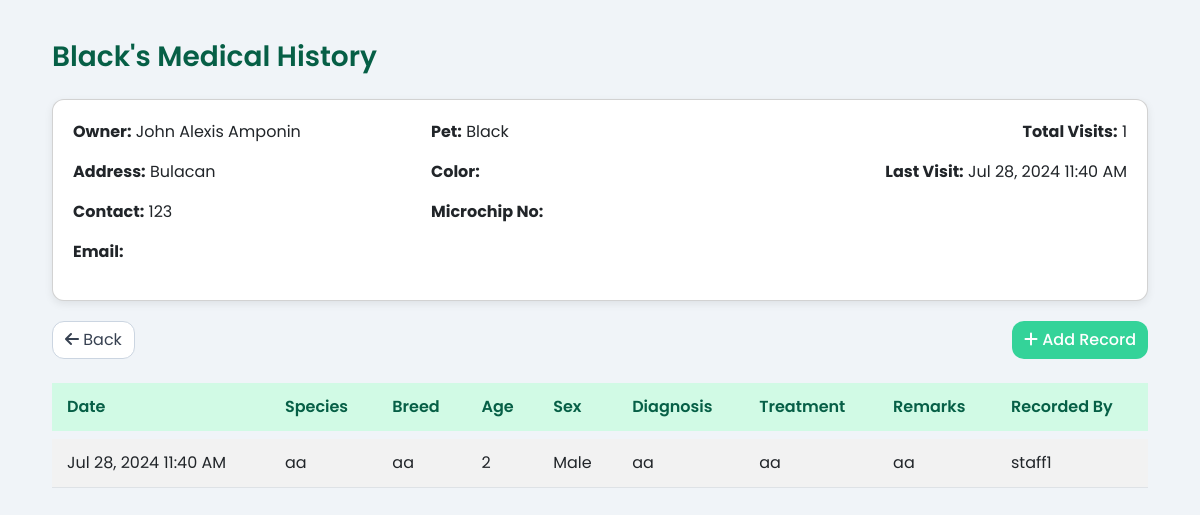
The app's page /staff/pet_history.php?owner=John+Alexis+Amponin&pet=Black (signed in) with its own data.
### tables this page shows
CREATE TABLE `vet_records` (`record_id`, `owner_name`, `pet_name`, `species`, `breed`, `age`, `sex`, `diagnosis`, `treatment`, `remarks`, `recorded_by`, `created_at`);

### staff/pet_history.php (the view, shortened to what this page needs)
<?php
try {
    $conn = new PDO('sqlite:' . __DIR__ . '/../data/data.sqlite');
    $conn->setAttribute(PDO::ATTR_ERRMODE, PDO::ERRMODE_EXCEPTION);
} catch (PDOException $e) {
    die("Database connection failed: " . $e->getMessage());
}
$owner = $_GET['owner'] ?? '';
$pet   = $_GET['pet'] ?? '';
$stmt = $conn->prepare("SELECT * FROM vet_records WHERE owner_name=? AND pet_name=? ORDER BY created_at DESC");
$stmt->execute([$owner, $pet]);
$records = $stmt->fetchAll(PDO::FETCH_ASSOC);
$info_stmt = $conn->prepare("SELECT address, contact_number, email, color, microchip_no
                             FROM file_records
                             WHERE owner_name=? AND pet_name=? LIMIT 1");
$info_stmt->execute([$owner, $pet]);
$info_result = $info_stmt->fetch(PDO::FETCH_ASSOC);
$count_stmt = $conn->prepare("SELECT COUNT(*) as total_visits, MAX(created_at) as last_visit
                              FROM vet_records
                              WHERE owner_name=? AND pet_name=?");
$count_stmt->execute([$owner, $pet]);
$count_result = $count_stmt->fetch(PDO::FETCH_ASSOC);
?>
<!DOCTYPE html>
<html lang="en">
<head>
<link href="https://cdn.jsdelivr.net/npm/bootstrap@5.3.0/dist/css/bootstrap.min.css" rel="stylesheet">
<link rel="stylesheet" href="https://cdnjs.cloudflare.com/ajax/libs/font-awesome/6.4.0/css/all.min.css">
</head>
<body>
<div class="container">
    <h3><?= htmlspecialchars($pet) ?>'s Medical History</h3>
    <div class="card">
        <div class="card-body">
            <div>
                <p><strong>Owner:</strong> <?= htmlspecialchars($owner) ?></p>
                <p><strong>Address:</strong> <?= htmlspecialchars($info_result['address'] ?? '-') ?></p>
                <p><strong>Contact:</strong> <?= htmlspecialchars($info_result['contact_number'] ?? '-') ?></p>
                <p><strong>Email:</strong> <?= htmlspecialchars($info_result['email'] ?? '-') ?></p>
            </div>
            <div>
                <p><strong>Pet:</strong> <?= htmlspecialchars($pet) ?></p>
                <p><strong>Color:</strong> <?= htmlspecialchars($info_result['color'] ?? '-') ?></p>
                <p><strong>Microchip No:</strong> <?= htmlspecialchars($info_result['microchip_no'] ?? '-') ?></p>
            </div>
            <div class="text-end">
                <p><strong>Total Visits:</strong> <?= htmlspecialchars($count_result['total_visits'] ?? 0) ?></p>
                <p><strong>Last Visit:</strong> <?= $count_result['last_visit'] ? date('M d, Y h:i A', strtotime($count_result['last_visit'])) : '-' ?></p>
            </div>
        </div>
    </div>
    <div class="d-flex justify-content-between mb-3">
        <a href="veterinary_records.php" class="btn btn-outline-secondary"><i class="fas fa-arrow-left"></i> Back</a>
        <button class="btn btn-success" data-bs-toggle="modal" data-bs-target="#addRecordModal"><i class="fas fa-plus"></i> Add Record</button>
    </div>
    <table class="table table-striped">
        <thead>
            <tr>
                <th>Date</th>
                <th>Species</th>
                <th>Breed</th>
                <th>Age</th>
                <th>Sex</th>
                <th>Diagnosis</th>
                <th>Treatment</th>
                <th>Remarks</th>
                <th>Recorded By</th>
            </tr>
        </thead>
        <tbody>
            <?php if (count($records) > 0): ?>
                <?php foreach ($records as $row): ?>
                    <tr>
                        <td><?= date('M d, Y h:i A', strtotime($row['created_at'])) ?></td>
                        <td><?= htmlspecialchars($row['species']) ?></td>
                        <td><?= htmlspecialchars($row['breed']) ?></td>
                        <td><?= htmlspecialchars($row['age']) ?></td>
                        <td><?= htmlspecialchars($row['sex']) ?></td>
                        <td><?= htmlspecialchars($row['diagnosis']) ?></td>
                        <td><?= htmlspecialchars($row['treatment']) ?></td>
                        <td><?= htmlspecialchars($row['remarks']) ?></td>
                        <td><?= htmlspecialchars($row['recorded_by']) ?></td>
                    </tr>
                <?php endforeach; ?>
            <?php else: ?>
                <tr><td colspan="9" class="text-center text-muted">No records found for this pet.</td></tr>
            <?php endif; ?>
        </tbody>
    </table>
</div>
</body>
</html>

### staff/pet_history.php (style rules this page uses)
body { font-family: 'Poppins', sans-serif; background-color: #f0f4f8; padding: 40px; }
h3 { font-weight: 600; color: #065f46; margin-bottom: 25px; }
.card { border-radius: 12px; box-shadow: 0 3px 8px rgba(0,0,0,0.08); margin-bottom: 20px; }
.card-body { padding: 20px; display: grid; grid-template-columns: repeat(3, 1fr); gap: 20px; }
.table { border-collapse: separate; border-spacing: 0 8px; width: 100%; }
.table th, .table td { padding: 12px 15px; vertical-align: middle; }
.table th { background-color: #d1fae5; color: #065f46; font-weight: 600; border-bottom: none; }
.table tr { background-color: white; border-radius: 10px; transition: transform 0.2s, box-shadow 0.2s; }
.btn-success { background-color: #34d399; color: white; border: none; border-radius: 12px; font-weight: 500; transition: background 0.3s; }
.btn-outline-secondary { border: 1px solid #cbd5e1; color: #374151; background-color: white; border-radius: 12px; }

### records on screen
vet_records: created_at "Jul 28, 2024 11:40 AM", species "aa", breed "aa", age "2", sex "Male", diagnosis "aa", treatment "aa", remarks "aa", recorded_by "staff1"

### other values on screen
$pet "Black"
$owner "John Alexis Amponin"
$info_result['address'] "Bulacan"
$info_result['contact_number'] "123"
$count_result['total_visits'] "1"
date('M d, Y h:i A', strtotime($count_result['last_visit'])) "Jul 28, 2024 11:40 AM"
